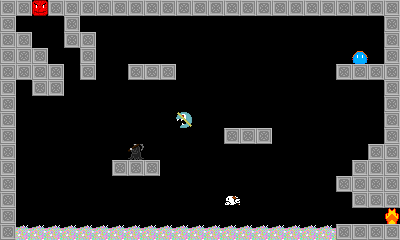

This is a level from a 2D game, rendered from its Tiled map with the project's own tilesets. A one-line summary and the complete map file follow:
An orthogonal 25x15 tile map with 16x16 px tiles, 1 tile layer (Tile Layer 1).

<map version="1.0" orientation="orthogonal" renderorder="right-down" width="25" height="15" tilewidth="16" tileheight="16" nextobjectid="1">
 <tileset firstgid="1" name="base" tilewidth="16" tileheight="16" spacing="1" tilecount="13">
  <image source="../graphics/tile.png" width="221" height="16" />
 </tileset>
 <layer name="Tile Layer 1" width="25" height="15">
  <data>
   <tile gid="1" />
   <tile gid="1" />
   <tile gid="3" />
   <tile gid="1" />
   <tile gid="1" />
   <tile gid="1" />
   <tile gid="1" />
   <tile gid="1" />
   <tile gid="1" />
   <tile gid="1" />
   <tile gid="1" />
   <tile gid="1" />
   <tile gid="1" />
   <tile gid="1" />
   <tile gid="1" />
   <tile gid="1" />
   <tile gid="1" />
   <tile gid="1" />
   <tile gid="1" />
   <tile gid="1" />
   <tile gid="1" />
   <tile gid="1" />
   <tile gid="1" />
   <tile gid="1" />
   <tile gid="1" />
   <tile gid="1" />
   <tile gid="0" />
   <tile gid="0" />
   <tile gid="0" />
   <tile gid="1" />
   <tile gid="0" />
   <tile gid="0" />
   <tile gid="0" />
   <tile gid="0" />
   <tile gid="0" />
   <tile gid="0" />
   <tile gid="0" />
   <tile gid="0" />
   <tile gid="0" />
   <tile gid="0" />
   <tile gid="0" />
   <tile gid="0" />
   <tile gid="0" />
   <tile gid="0" />
   <tile gid="0" />
   <tile gid="0" />
   <tile gid="0" />
   <tile gid="0" />
   <tile gid="0" />
   <tile gid="1" />
   <tile gid="1" />
   <tile gid="1" />
   <tile gid="0" />
   <tile gid="0" />
   <tile gid="1" />
   <tile gid="1" />
   <tile gid="0" />
   <tile gid="0" />
   <tile gid="0" />
   <tile gid="0" />
   <tile gid="0" />
   <tile gid="0" />
   <tile gid="0" />
   <tile gid="0" />
   <tile gid="0" />
   <tile gid="0" />
   <tile gid="0" />
   <tile gid="0" />
   <tile gid="0" />
   <tile gid="0" />
   <tile gid="0" />
   <tile gid="0" />
   <tile gid="0" />
   <tile gid="0" />
   <tile gid="1" />
   <tile gid="1" />
   <tile gid="1" />
   <tile gid="1" />
   <tile gid="0" />
   <tile gid="0" />
   <tile gid="1" />
   <tile gid="0" />
   <tile gid="0" />
   <tile gid="0" />
   <tile gid="0" />
   <tile gid="0" />
   <tile gid="0" />
   <tile gid="0" />
   <tile gid="0" />
   <tile gid="0" />
   <tile gid="0" />
   <tile gid="0" />
   <tile gid="0" />
   <tile gid="0" />
   <tile gid="0" />
   <tile gid="0" />
   <tile gid="0" />
   <tile gid="4" />
   <tile gid="0" />
   <tile gid="1" />
   <tile gid="1" />
   <tile gid="1" />
   <tile gid="1" />
   <tile gid="1" />
   <tile gid="0" />
   <tile gid="1" />
   <tile gid="0" />
   <tile gid="0" />
   <tile gid="1" />
   <tile gid="1" />
   <tile gid="1" />
   <tile gid="0" />
   <tile gid="0" />
   <tile gid="0" />
   <tile gid="0" />
   <tile gid="0" />
   <tile gid="0" />
   <tile gid="0" />
   <tile gid="0" />
   <tile gid="0" />
   <tile gid="0" />
   <tile gid="1" />
   <tile gid="1" />
   <tile gid="1" />
   <tile gid="1" />
   <tile gid="1" />
   <tile gid="0" />
   <tile gid="1" />
   <tile gid="1" />
   <tile gid="0" />
   <tile gid="0" />
   <tile gid="0" />
   <tile gid="0" />
   <tile gid="0" />
   <tile gid="0" />
   <tile gid="0" />
   <tile gid="0" />
   <tile gid="0" />
   <tile gid="0" />
   <tile gid="0" />
   <tile gid="0" />
   <tile gid="0" />
   <tile gid="0" />
   <tile gid="0" />
   <tile gid="0" />
   <tile gid="0" />
   <tile gid="0" />
   <tile gid="0" />
   <tile gid="0" />
   <tile gid="1" />
   <tile gid="1" />
   <tile gid="0" />
   <tile gid="0" />
   <tile gid="0" />
   <tile gid="0" />
   <tile gid="0" />
   <tile gid="0" />
   <tile gid="0" />
   <tile gid="0" />
   <tile gid="0" />
   <tile gid="0" />
   <tile gid="0" />
   <tile gid="0" />
   <tile gid="0" />
   <tile gid="0" />
   <tile gid="0" />
   <tile gid="0" />
   <tile gid="0" />
   <tile gid="0" />
   <tile gid="0" />
   <tile gid="0" />
   <tile gid="0" />
   <tile gid="0" />
   <tile gid="0" />
   <tile gid="1" />
   <tile gid="1" />
   <tile gid="0" />
   <tile gid="0" />
   <tile gid="0" />
   <tile gid="0" />
   <tile gid="0" />
   <tile gid="0" />
   <tile gid="0" />
   <tile gid="0" />
   <tile gid="0" />
   <tile gid="0" />
   <tile gid="11" />
   <tile gid="0" />
   <tile gid="0" />
   <tile gid="0" />
   <tile gid="0" />
   <tile gid="0" />
   <tile gid="0" />
   <tile gid="0" />
   <tile gid="0" />
   <tile gid="0" />
   <tile gid="0" />
   <tile gid="0" />
   <tile gid="0" />
   <tile gid="1" />
   <tile gid="1" />
   <tile gid="0" />
   <tile gid="0" />
   <tile gid="0" />
   <tile gid="0" />
   <tile gid="0" />
   <tile gid="0" />
   <tile gid="0" />
   <tile gid="0" />
   <tile gid="0" />
   <tile gid="0" />
   <tile gid="0" />
   <tile gid="0" />
   <tile gid="0" />
   <tile gid="1" />
   <tile gid="1" />
   <tile gid="1" />
   <tile gid="0" />
   <tile gid="0" />
   <tile gid="0" />
   <tile gid="0" />
   <tile gid="0" />
   <tile gid="0" />
   <tile gid="0" />
   <tile gid="1" />
   <tile gid="1" />
   <tile gid="0" />
   <tile gid="0" />
   <tile gid="0" />
   <tile gid="0" />
   <tile gid="0" />
   <tile gid="0" />
   <tile gid="0" />
   <tile gid="9" />
   <tile gid="0" />
   <tile gid="0" />
   <tile gid="0" />
   <tile gid="0" />
   <tile gid="0" />
   <tile gid="0" />
   <tile gid="0" />
   <tile gid="0" />
   <tile gid="0" />
   <tile gid="0" />
   <tile gid="0" />
   <tile gid="0" />
   <tile gid="0" />
   <tile gid="0" />
   <tile gid="1" />
   <tile gid="1" />
   <tile gid="1" />
   <tile gid="0" />
   <tile gid="0" />
   <tile gid="0" />
   <tile gid="0" />
   <tile gid="0" />
   <tile gid="0" />
   <tile gid="1" />
   <tile gid="1" />
   <tile gid="1" />
   <tile gid="0" />
   <tile gid="0" />
   <tile gid="0" />
   <tile gid="0" />
   <tile gid="0" />
   <tile gid="0" />
   <tile gid="0" />
   <tile gid="0" />
   <tile gid="0" />
   <tile gid="0" />
   <tile gid="0" />
   <tile gid="0" />
   <tile gid="1" />
   <tile gid="1" />
   <tile gid="1" />
   <tile gid="1" />
   <tile gid="0" />
   <tile gid="0" />
   <tile gid="0" />
   <tile gid="0" />
   <tile gid="0" />
   <tile gid="0" />
   <tile gid="0" />
   <tile gid="0" />
   <tile gid="0" />
   <tile gid="0" />
   <tile gid="0" />
   <tile gid="0" />
   <tile gid="0" />
   <tile gid="0" />
   <tile gid="0" />
   <tile gid="0" />
   <tile gid="0" />
   <tile gid="0" />
   <tile gid="0" />
   <tile gid="0" />
   <tile gid="1" />
   <tile gid="1" />
   <tile gid="1" />
   <tile gid="1" />
   <tile gid="1" />
   <tile gid="0" />
   <tile gid="0" />
   <tile gid="0" />
   <tile gid="0" />
   <tile gid="0" />
   <tile gid="0" />
   <tile gid="0" />
   <tile gid="0" />
   <tile gid="0" />
   <tile gid="0" />
   <tile gid="0" />
   <tile gid="0" />
   <tile gid="0" />
   <tile gid="8" />
   <tile gid="0" />
   <tile gid="0" />
   <tile gid="0" />
   <tile gid="0" />
   <tile gid="0" />
   <tile gid="0" />
   <tile gid="0" />
   <tile gid="1" />
   <tile gid="1" />
   <tile gid="1" />
   <tile gid="1" />
   <tile gid="0" />
   <tile gid="0" />
   <tile gid="0" />
   <tile gid="0" />
   <tile gid="0" />
   <tile gid="0" />
   <tile gid="0" />
   <tile gid="0" />
   <tile gid="0" />
   <tile gid="0" />
   <tile gid="0" />
   <tile gid="0" />
   <tile gid="0" />
   <tile gid="0" />
   <tile gid="0" />
   <tile gid="0" />
   <tile gid="0" />
   <tile gid="0" />
   <tile gid="0" />
   <tile gid="0" />
   <tile gid="0" />
   <tile gid="0" />
   <tile gid="0" />
   <tile gid="2" />
   <tile gid="1" />
   <tile gid="5" />
   <tile gid="5" />
   <tile gid="5" />
   <tile gid="5" />
   <tile gid="5" />
   <tile gid="5" />
   <tile gid="5" />
   <tile gid="5" />
   <tile gid="5" />
   <tile gid="5" />
   <tile gid="5" />
   <tile gid="5" />
   <tile gid="5" />
   <tile gid="5" />
   <tile gid="5" />
   <tile gid="5" />
   <tile gid="5" />
   <tile gid="5" />
   <tile gid="5" />
   <tile gid="5" />
   <tile gid="1" />
   <tile gid="1" />
   <tile gid="1" />
   <tile gid="1" />
  </data>
 </layer>
</map>
